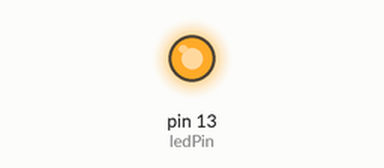
The sketch below on a simulated Arduino Uno, built with avr-gcc and run on an emulated ATmega328P. On the bench: output pins drawn as LEDs (lit = HIGH).

Above: at 0.8 s.
At 48.5 s:
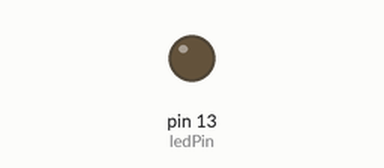
Timing chart, 0 to 66.6 s (numbered marks = the images above):
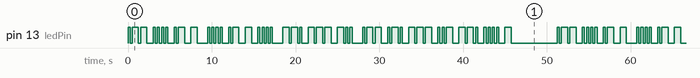

Measured:
- by itself, pin 13 (ledPin): moves between LOW and HIGH, repeating every 51.3 s
- by itself, everything shown: repeats every 51.3 s, in 100 steps

The sketch:

MorseCodeBlinker.ino
```cpp
/*Uses blink circuit with an LED on pin 13
//  Dot is basic unit of time
//  Dash is three dots
//  Space between dots and dashes within characters is one dot
//  Space between letters is 3 dots
//  Space between words is 7 dots
A    • −
B    − • • •
C    − • − •
D    − • •
E    •
F    • • − •
G    − − •
H    • • • •
I    • •
J    • − − −
K    − • −
L    • − • •
M    − −
N    − •
O    − − −
P    • − − •
Q    − − • −
R    • − •
S    • • •
T    −
U    • • −
V    • • • −
W    • − −
X    − • • −
Y    − • − −
Z    − − • •
*/

char morse_code[] = ".__ .... ._ _  .... ._ _ ....  __. ___ _..  .__ ._. ___ .._ __. .... _";  // The morse code that the LED will signal

// constants won't change. Used here to
// set pin numbers:
const int ledPin =  13;                 // the number of the LED pin
const int short_interval = 250;         // blink interval (milliseconds)
const int long_interval = 750;          // blink interval (milliseconds)
const int space_interval = 1750;        // blink interval (milliseconds)
const int phrase_end_interval = 5000;   // blink interval (milliseconds)

// Variables that will change:
int ledState = LOW;             // ledState used to set the LED
int letterSpot = 0;             // Current letter you are testing in the morse code

void setup() {
  // set the digital pin as output:
  pinMode(ledPin, OUTPUT);
}

void loop()
{
  if(morse_code[letterSpot] == '.') { // if the LED is off turn it on:
    if (ledState == LOW)
      ledState = HIGH;

    digitalWrite(ledPin, ledState);

    delay(short_interval);
  }
  else if (morse_code[letterSpot] == '_') { // if the LED is off turn it on:
    if (ledState == LOW)
      ledState = HIGH;

    digitalWrite(ledPin, ledState);

    delay(long_interval);
  }
  else if (morse_code[letterSpot] == ' '){ //Space between letters in the morse code
    delay(short_interval);
  }
  else if (morse_code[letterSpot] == '  '){ //Space between words in the morse code
    delay(space_interval);
  }

  if (ledState == HIGH) {  // if the LED is on turn it off:
    ledState = LOW;
    digitalWrite(ledPin, ledState);
  }

  if (letterSpot < sizeof(morse_code) - 1) {
    // Move to the next letter in the morse code, unless you are at the end
    letterSpot++;
  }
  else {
    // Long pause at the end of the phrase before starting over again
    letterSpot = 0;
    delay(phrase_end_interval);
  }

  // Small pause
  delay(short_interval);

}
```
